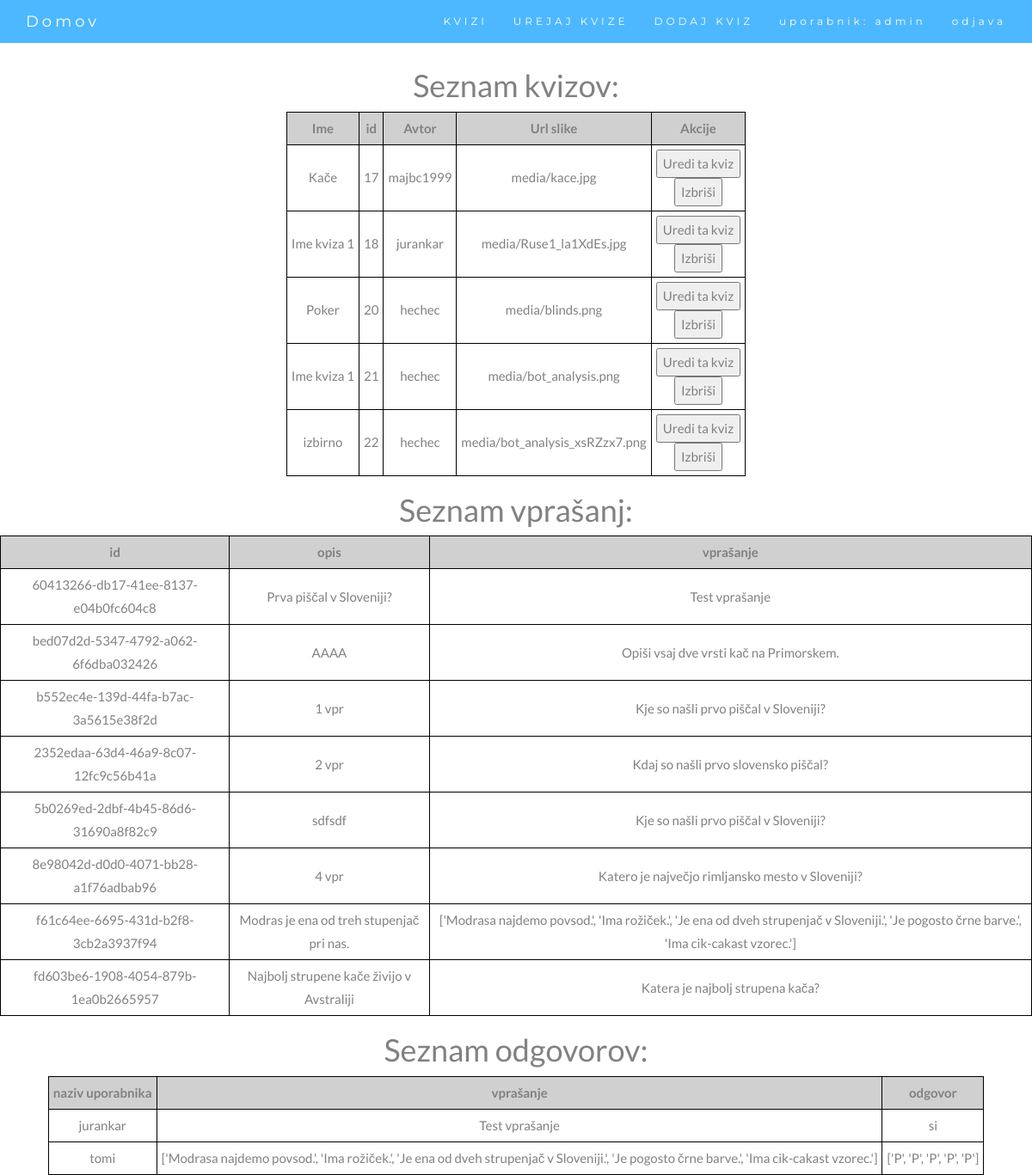
Page /quiz_manager (signed in) on the earlier database version.
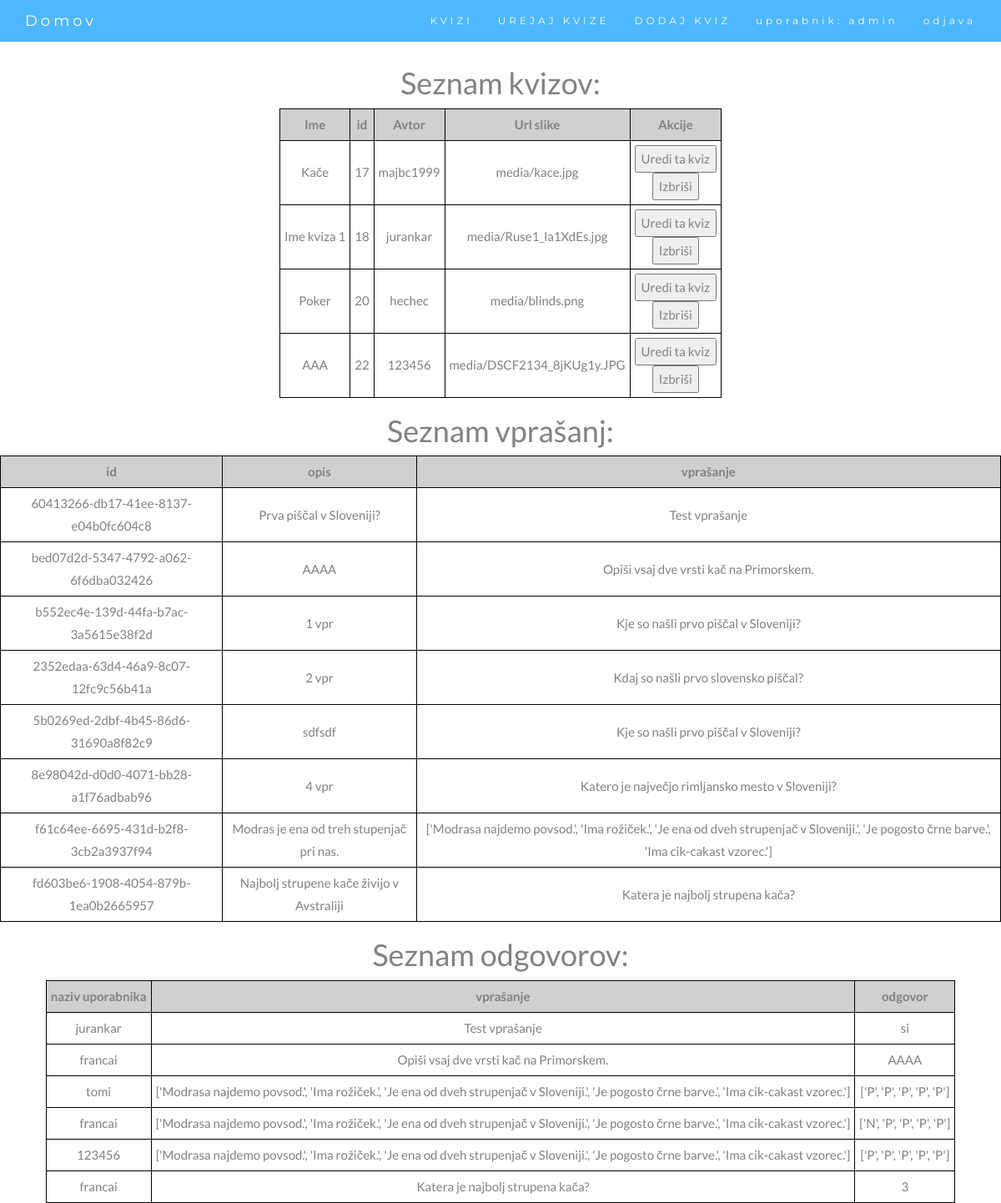
Same page on the later database version.
### webapp/models.py (models this page shows)
class dbQuiz(models.Model):
    id = models.BigAutoField(primary_key=True)
    name = models.CharField(max_length=200, default="Kviz 1")
    author = models.CharField(max_length=200)
    password = models.CharField(max_length=200, default="hec") # geslo za kviz (da ni vsak kviz dostopen vsakomur)   --> Can we remove this?
    datoteka = models.FileField(upload_to='media/')
    created_at = models.DateTimeField(auto_now_add=True)
    updated_at = models.DateTimeField(auto_now=True)

class OpisnoModel(models.Model):
    id = models.UUIDField(primary_key=True, default=uuid.uuid4, editable=False)
    leto = models.IntegerField(default=0)
    kviz = models.ForeignKey(dbQuiz, on_delete=CASCADE, null=True)
    opis = models.CharField(max_length=1000)
    longitude = models.FloatField(default=14.50857) # koordinate za leaflet (bomo spremenili na koncu)
    latitude = models.FloatField(default=46.04906)
    vprasanje = models.CharField(max_length=1000) # seznam vprašanj, odvisno od tipa
    pozicijaOznake = models.CharField(max_length=1000, default="err")

class PravilnoNepravilnoModel(models.Model):
    id = models.UUIDField(primary_key=True, default=uuid.uuid4, editable=False)
    leto = models.IntegerField(default=0)
    kviz = models.ForeignKey(dbQuiz, on_delete=CASCADE, null=True)
    opis = models.CharField(max_length=1000)
    longitude = models.FloatField(default=14.50857) # koordinate za leaflet (bomo spremenili na koncu)
    latitude = models.FloatField(default=46.04906)
    vprasanje = models.CharField(max_length=1000, default="nan") # seznam vprašanj
    pravilni_odgovor = models.CharField(max_length=1000, default="nan") # seznam pravilnih odgovorov
    pozicijaOznake = models.CharField(max_length=1000, default="err")

class IzberiOdgovorModel(models.Model):
    id = models.UUIDField(primary_key=True, default=uuid.uuid4, editable=False)
    leto = models.IntegerField(default=0)
    kviz = models.ForeignKey(dbQuiz, on_delete=CASCADE, null=True)
    opis = models.CharField(max_length=1000)
    longitude = models.FloatField(default=14.50857) # koordinate za leaflet (bomo spremenili na koncu)
    latitude = models.FloatField(default=46.04906)
    vprasanje = models.CharField(max_length=100)
    odgovor1 = models.CharField(max_length=100, default="nan")
    odgovor2 = models.CharField(max_length=100, default="nan")
    odgovor3 = models.CharField(max_length=100, default="nan")
    odgovor4 = models.CharField(max_length=100, default="nan")
    odgovor5 = models.CharField(max_length=100, default="nan")
    pravilni_odgovor = models.IntegerField() # številka pravilnega odgovora
    pozicijaOznake = models.CharField(max_length=1000, default="err")

class OdgovorOpisnoModel(models.Model):
    id = models.UUIDField(primary_key=True, default=uuid.uuid4, editable=False)
    user = models.CharField(max_length=30)
    vprasanje = models.ForeignKey(OpisnoModel, on_delete=CASCADE)
    odgovori = models.CharField(max_length=1000)

class OdgovorPravilnoNepravilnoModel(models.Model):
    id = models.UUIDField(primary_key=True, default=uuid.uuid4, editable=False)
    user = models.CharField(max_length=30)
    vprasanje = models.ForeignKey(PravilnoNepravilnoModel, on_delete=CASCADE)
    odgovori = models.CharField(max_length=1000)

class OdgovorIzberiOdgovorModel(models.Model):
    id = models.UUIDField(primary_key=True, default=uuid.uuid4, editable=False)
    user = models.CharField(max_length=30)
    vprasanje = models.ForeignKey(IzberiOdgovorModel, on_delete=CASCADE)
    odgovori = models.CharField(max_length=1000)

### webapp/views.py (the view)
# urls.py: path('quiz_manager', views.quiz_manager, name='question_manager'),
@login_required
def quiz_manager(request,kviz=None):
    try:
        kvizi = dbQuiz.objects.all()
    except:
        kvizi = []
    vprasanja = []
    vprasanja += OpisnoModel.objects.all()
    vprasanja += PravilnoNepravilnoModel.objects.all()
    vprasanja += IzberiOdgovorModel.objects.all()
    odgovori = []
    odgovori += OdgovorOpisnoModel.objects.all()
    odgovori += OdgovorPravilnoNepravilnoModel.objects.all()
    odgovori += OdgovorIzberiOdgovorModel.objects.all()
    return render(request, "quiz_manager.html", {'kvizi': kvizi, 'vprasanja': vprasanja, 'odgovori': odgovori})

### templates/quiz_manager.html (shortened to what this page needs)
{% extends "skeleton.html" %}
{% block content %}
    <h1>Seznam kvizov:</h1>
    <table style="border: 1px solid black;">
        <tr>
            <th>Ime</th>
            <th>id</th>
            <th>Avtor</th>
            <th>Url slike</th>
            <th>Akcije</th>
        </tr>
        {% for i in kvizi %}
            <tr>
                <td>{{i.name}}</td>
                <td>{{i.id}}</td>
                <td>{{i.author}}</td>
                <td>{{i.datoteka}}</td>
                <td>
                    <form action="/quiz_manager/{{i.id}}/" method="get">
                        <input type="submit" value="Uredi ta kviz">
                    </form>
                    <form action="/delete_quiz/{{i.id}}/" method="post">
                        <input type="submit" value="Izbriši">
                    </form>
                </td>
            </tr>
        {%endfor%}
    </table>
    <table>
        <h1>Seznam vprašanj:</h1>
        <tr>
            <th>id</th>
            <th>opis</th>
            <th>vprašanje</th>
        </tr>
            {% for j in vprasanja %}
            <tr>
                <td>{{j.id}}</td>
                <td>{{j.opis}}</td>
                <td>{{j.vprasanje}}</td>
            </tr>
        {%endfor%}
    </table>
    <table>
        <h1>Seznam odgovorov:</h1>
        <tr>
            <th>naziv uporabnika</th>
            <th>vprašanje</th>
            <th>odgovor</th>
        </tr>
            {% for j in odgovori %}
            <tr>
                <td>{{j.user}}</td>
                <td>{{j.vprasanje.vprasanje}}</td>
                <td>{{j.odgovori}}</td>
            </tr>
            {%endfor%}
    </table>
{% endblock content %}

Differences in the rows shown:
removed dbQuiz: name "Ime kviza 1", id "21", author "hechec", datoteka "media/bot_analysis.png"
changed dbQuiz id 22: name "izbirno" → "AAA"; author "hechec" → "123456"; datoteka "media/bot_analysis_xsRZzx7.png" → "media/DSCF2134_8jKUg1y.JPG"
added OdgovorOpisnoModel: user "francai", vprasanje.vprasanje "Opiši vsaj dve vrsti kač na Primorskem.", odgovori "AAAA"
added OdgovorPravilnoNepravilnoModel: user "francai", vprasanje.vprasanje "['Modrasa najdemo povsod.', 'Ima rožiček.', 'Je ena od dveh strupenjač v Sloveniji.', 'Je pogosto črne barve.', 'Ima cik-cakast vzorec.']", odgovori "['N', 'P', 'P', 'P', 'P']"
added OdgovorPravilnoNepravilnoModel: user "123456", vprasanje.vprasanje "['Modrasa najdemo povsod.', 'Ima rožiček.', 'Je ena od dveh strupenjač v Sloveniji.', 'Je pogosto črne barve.', 'Ima cik-cakast vzorec.']", odgovori "['P', 'P', 'P', 'P', 'P']"
added OdgovorIzberiOdgovorModel: user "francai", vprasanje.vprasanje "Katera je najbolj strupena kača?", odgovori "3"
